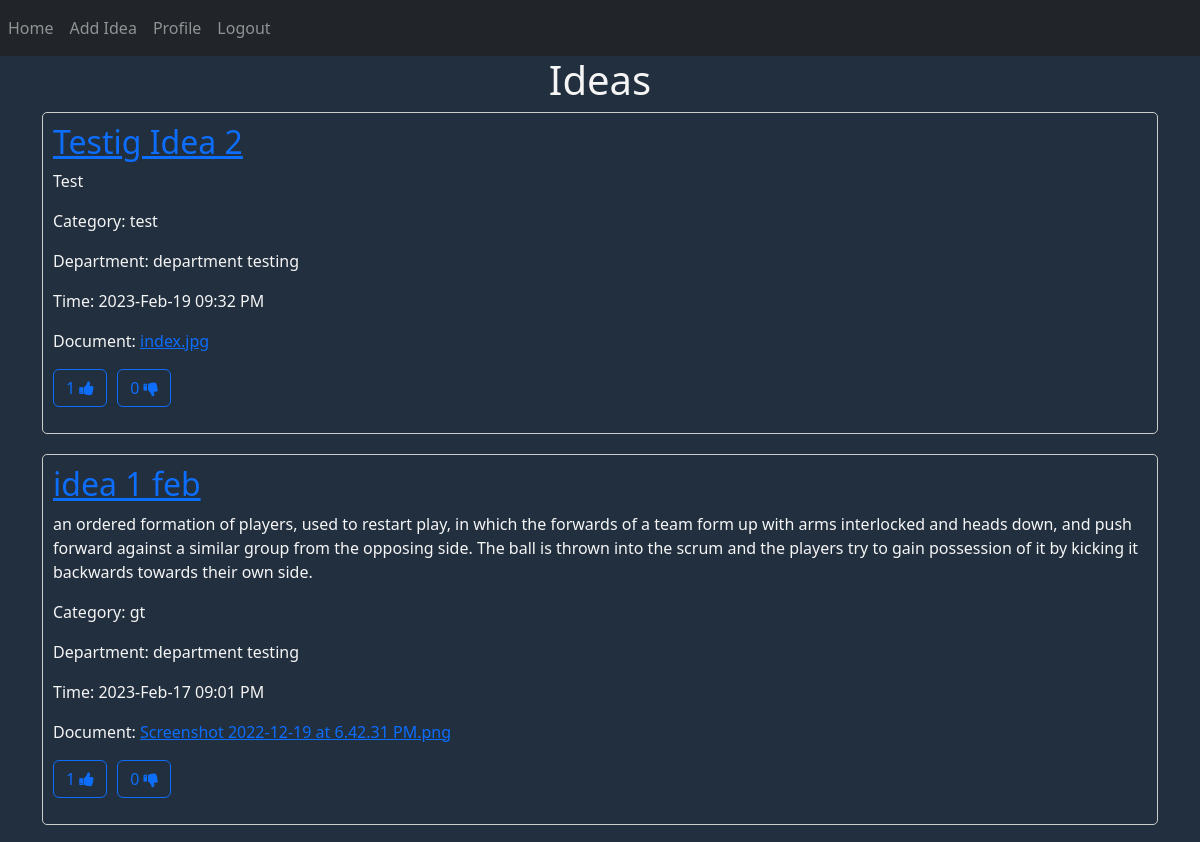
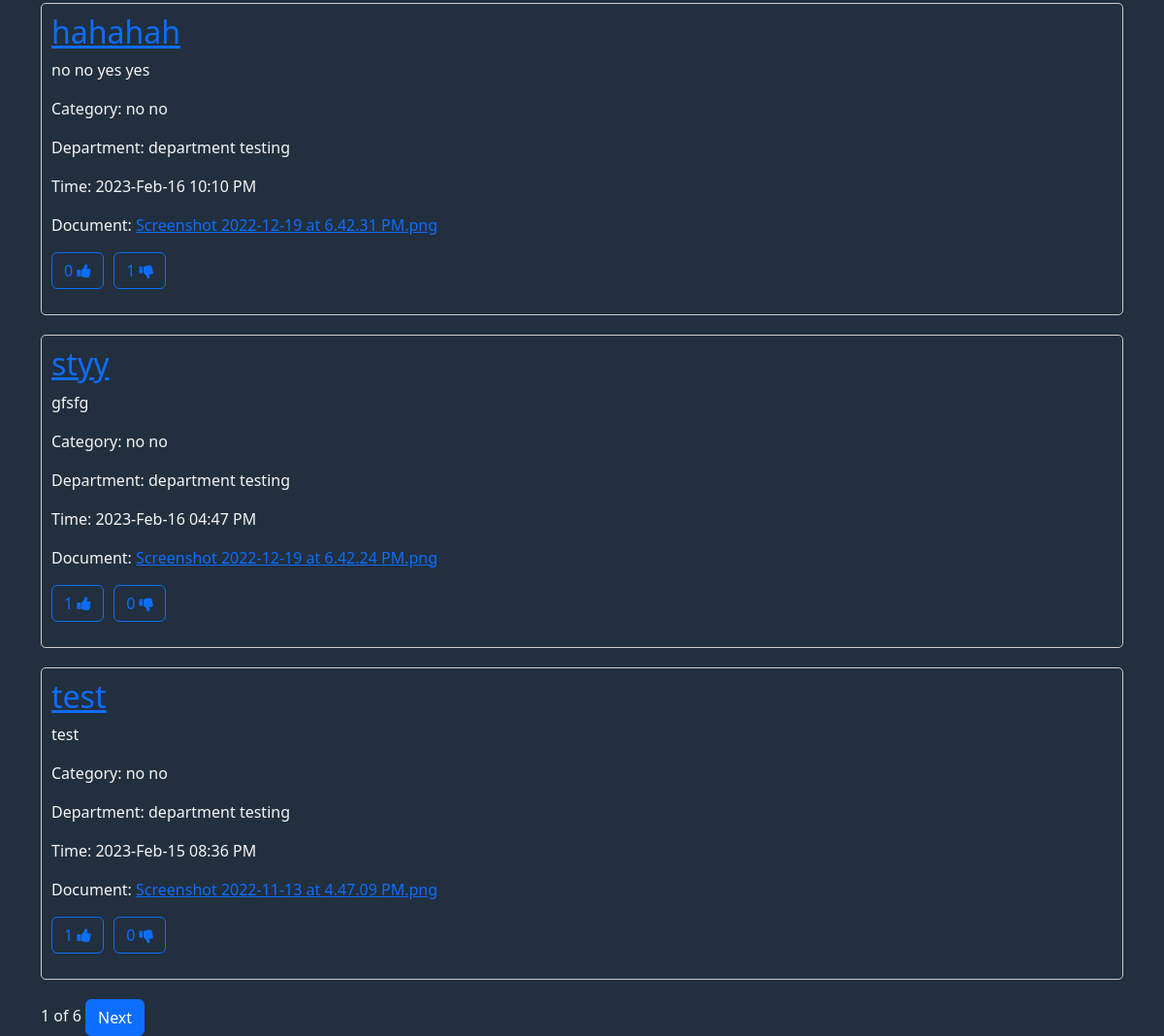
Page / (signed in) on the earlier database version (2 pictures, top to bottom).
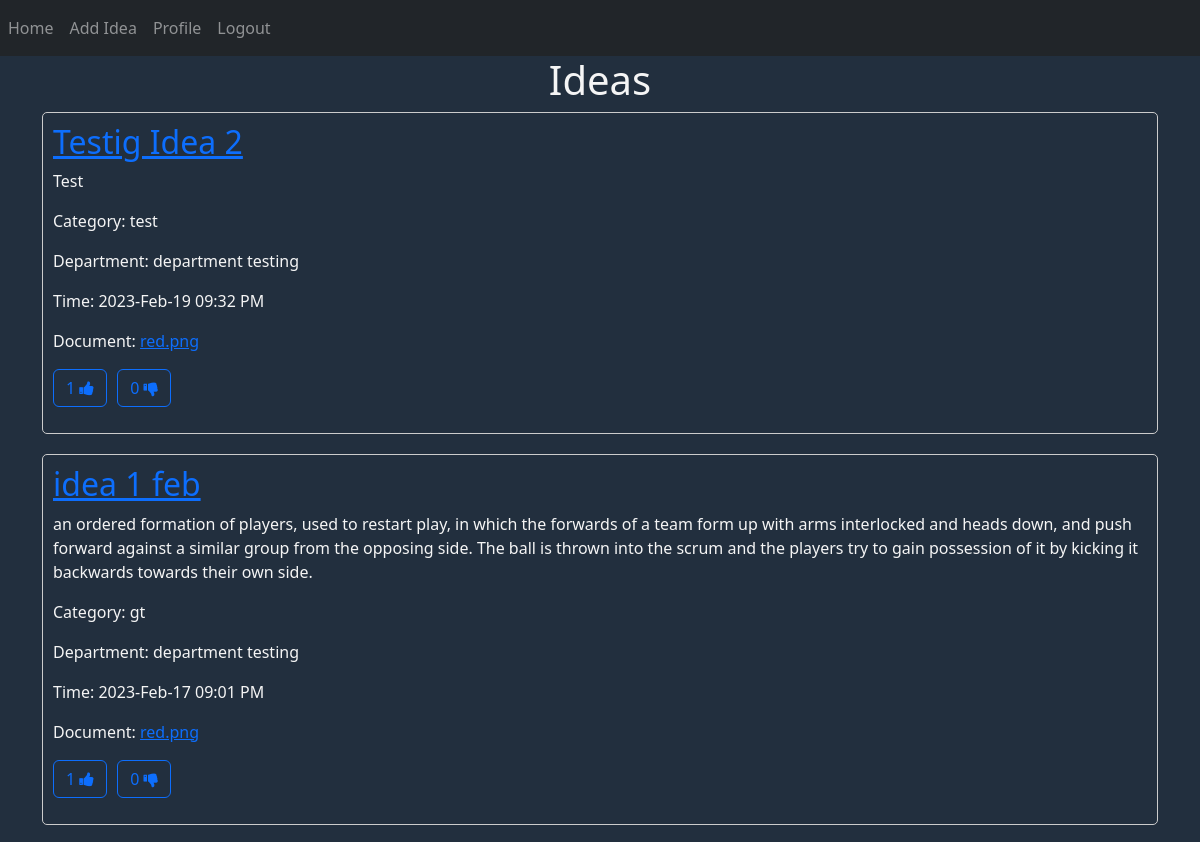
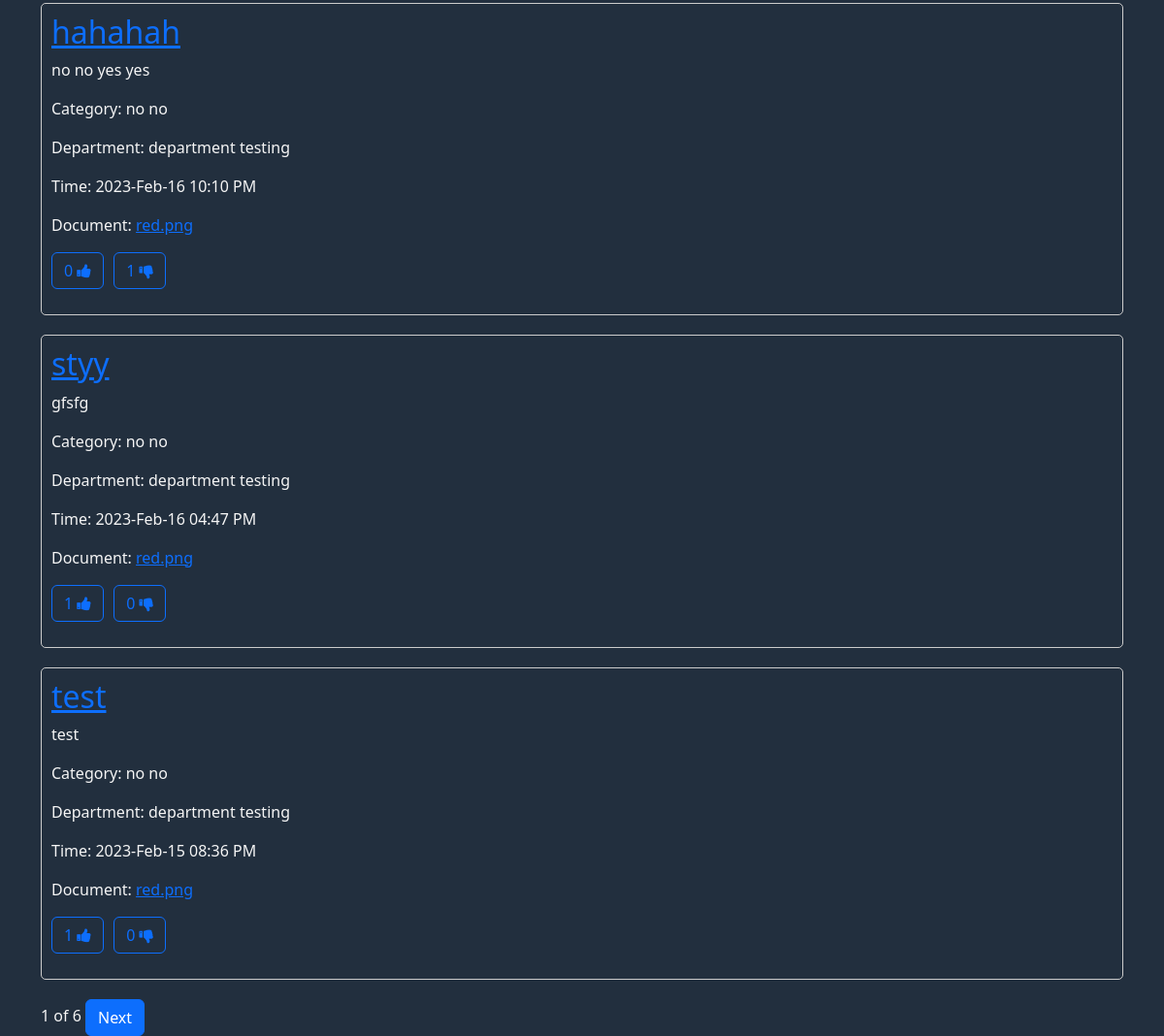
Same page on the later database version (2 pictures, top to bottom).
### website/models.py (models this page shows, shortened)
class Ideas(db.Model, UserMixin):
    id = db.Column(db.Integer, primary_key=True)
    staff_id = db.Column(db.Integer, db.ForeignKey('staff.id'))
    staff = db.relationship('Staff', backref='ideas')
    title = db.Column(db.String(150))
    category = db.Column(db.Integer, db.ForeignKey('category.id'))
    time = db.Column(db.DateTime(timezone=True), default=func.now())
    description = db.Column(db.String(1000))
    document = db.Column(db.String(150), nullable=False)
    anon = db.Column(Boolean, default=False)
    like = db.Column(db.Integer)
    dislike = db.Column(db.Integer)
    view_count = db.Column(db.Integer)
    comment_count = db.Column(db.Integer)
    comment = db.relationship('Comments')
    like_dislike_count = db.relationship('Like')

class Category(db.Model, UserMixin):
    id = db.Column(db.Integer, primary_key=True)
    name = db.Column(db.String(150))

class Staff(db.Model, UserMixin):
    id = db.Column(db.Integer, primary_key=True)
    name = db.Column(db.String(150))
    department = db.Column(db.Integer, db.ForeignKey('department.id'))
    nrc = db.Column(db.String(150))
    role = db.Column(db.String(150))
    email = db.Column(db.String(150), unique=True)
    phone_no = db.Column(db.String(150), unique=True)
    address = db.Column(db.String(255))
    username = db.Column(db.String(150))
    password = db.Column(db.String(150))
    notification = db.relationship('Notifications')
    idea = db.relationship('Ideas')
    comment = db.relationship('Comments')
    like_dislike_count = db.relationship('Like')

class Department(db.Model, UserMixin):
    id = db.Column(db.Integer, primary_key=True)
    name = db.Column(db.String(150))
    staff = db.relationship('Staff')

### website/views.py (the view, shortened to what this page needs)
@views.route('/', methods=['GET', 'POST'])
@login_required
def home():
    page = request.args.get('page', 1, type=int)
    ideas = Ideas.query.order_by(Ideas.time.desc()).paginate(page=page, per_page=5)
    categories = Category.query.all()
    departments = Department.query.all()
    category_list = {}
    department_list = {}
    for cat in categories:
        category_list[cat.id] = cat.name
    for dep in departments:
        department_list[dep.id] = dep.name
    return render_template('staff_home.html', ideas=ideas, user=current_user,
                           categories=category_list, departments=department_list)

### website/__init__.py (called while the page is built)
def create_app():
    app = Flask(__name__)
    app.config['SECRET_KEY'] = 'hjshjhdjah kjshkjdhjs'
    app.config['SQLALCHEMY_DATABASE_URI'] = f'sqlite:///{DB_NAME}'
    app.config['UPLOAD_FOLDER'] = "static/uploads/"
    db.init_app(app)
    from .views import views
    from .auth import auth
    app.register_blueprint(views, url_prefix='/')
    app.register_blueprint(auth, url_prefix='/')
    from .models import Staff, Department, Comments, Category, Notifications, Admin, Ideas, Like, Settings
    with app.app_context():
        db.create_all()
    login_manager = LoginManager()
    login_manager.login_view = 'auth.login'
    login_manager.init_app(app)
    @login_manager.user_loader
    def load_user(id):
        return Staff.query.get(int(id))
    return app

### website/templates/staff_home.html (shortened to what this page needs)
{% extends "base.html" %}
{% block content %}
<h1 align="center">Ideas</h1>
<link rel="stylesheet" href="/static/ideas.css"/>
    <form method="POST">
      {% for idea in ideas.items %}
<div class="idea-box" id="idea-{{ idea.id }}" >
  <a href="{{ url_for('auth.idea_detail', idea_id=idea.id) }}"><h2>{{ idea.title }}</h2></a>
  <p>{{ idea.description }}</p>
  <p>Category: {{ categories[idea.category] }}</p>
  <p>Department: {{ departments[idea.staff.department] }}</p>
  <p>Time: {{ idea.time.strftime('%Y-%b-%d %I:%M %p') }}</p>
  <p>Document: <a href="static/uploads/{{idea.document}}">{{ idea.document }}</a></p>
  <p>
    <div class="button-wrapper">
        <form method="POST">
            <button type="submit" class="btn btn-outline-primary like-button">
            {{ idea.like }} <i class="fa fa-thumbs-up" aria-hidden="true"></i>
            </button>
        </form>
        <form method="POST">
            <button type="submit" class="btn btn-outline-primary dislike-button">
            {{ idea.dislike }} <i class="fa fa-thumbs-down" aria-hidden="true"></i>
            </button>
        </form>
    </div>
  </p>
</div>
{% endfor %}
    </form>
    <span class="pagination-info">{{ ideas.page }} of {{ ideas.pages }}</span>
    {% if ideas.has_next %}
    <a href="{{ url_for('views.home', page=ideas.next_num) }}" class="btn btn-primary">Next</a>
    {% endif %}
{% endblock %}

### website/templates/base.html (shortened to what this page needs)
<!DOCTYPE html>
<html>
<head>
    <link rel="stylesheet" href="https://stackpath.bootstrapcdn.com/bootstrap/4.4.1/css/bootstrap.min.css"
 />
    <link rel="stylesheet" href="https://stackpath.bootstrapcdn.com/font-awesome/4.7.0/css/font-awesome.min.css"
 />
    <link href="https://cdn.jsdelivr.net/npm/bootstrap@5.3.0-alpha1/dist/css/bootstrap.min.css" rel="stylesheet"
>
</head>
<body style="background-color: #222f3e; color: whitesmoke">
    <nav class="navbar navbar-expand-lg navbar-dark bg-dark">
        <div class="collapse navbar-collapse" id="navbar">
            <div class="navbar-nav">
                {% if user.is_authenticated %}
                <a class="nav-item nav-link" id="home" href="/">Home</a>
                <a class="nav-item nav-link" id="add_idea" href="/add-idea">Add Idea</a>
                <a class="nav-item nav-link" id="profile" href="/profile">Profile</a>
                <a class="nav-item nav-link" id="logout" href="/logout">Logout</a>
                {% else %}
                <a class="nav-item nav-link" id="Login" href="/login">Login</a>
                {% endif %}
            </div>
        </div>
    </nav>
    <div class="container">{% block content %} {% endblock %}</div>
    </body>
    </html>

### website/static/ideas.css (style rules this page uses)
body { color: white; }
.idea-box { border: 1px solid #ccc; border-radius: 5px; margin-bottom: 20px; padding: 10px; }
.button-wrapper { display: flex; gap: 10px; }
button { background-color: #4CAF50; color: white; padding: 10px 20px; border: none; border-radius: 4px; cursor: pointer; }

Differences in the rows shown:
changed Ideas "Testig Idea 2": document "index.jpg" → "red.png"
changed Ideas "idea 1 feb": document "Screenshot 2022-12-19 at 6.42.31 PM.png" → "red.png"
changed Ideas "hahahah": document "Screenshot 2022-12-19 at 6.42.31 PM.png" → "red.png"
changed Ideas "styy": document "Screenshot 2022-12-19 at 6.42.24 PM.png" → "red.png"
changed Ideas "2023-Feb-15 08:36 PM": document "Screenshot 2022-11-13 at 4.47.09 PM.png" → "red.png"
